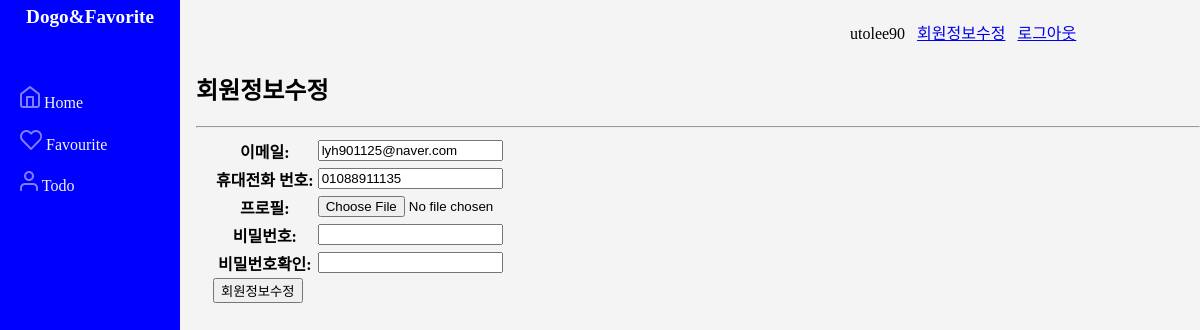
The app's page /second/changeuserinfo (signed in), older data.
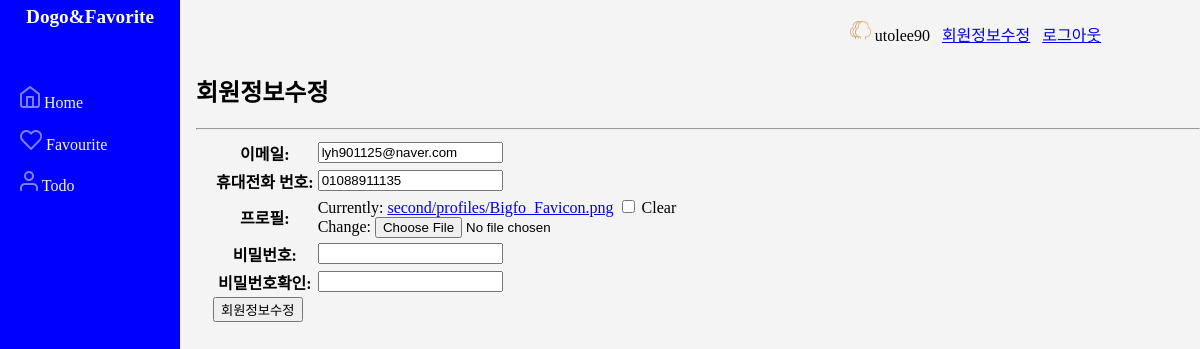
The same page, newer data.
### second/models.py (models this page shows)
class User(AbstractUser): #사용자 정보 추가 (사용자 처리는 전담.)
    phone_number=models.CharField(max_length=20, blank=True)
    profile = models.ImageField(verbose_name='user\'s profile image', null=True, blank=True, upload_to='second/profiles/')

### second/views.py (the view, shortened to what this page needs)
# urls.py: path('changeuserinfo', views.changeuserinfo, name='changeuserinfo'),
@login_required
def changeuserinfo(request):
    userinfo = User.objects.get(username=request.user.username)
    if request.method == 'GET':
        form=ChangeInfoForm(instance=userinfo)
        return render(request, "second/signup.html", {
            'form':form,
            'action':'회원정보수정'
        })

### second/forms.py
class ChangeInfoForm(SignupForm): # id 등 중요한 정보는 수정 못하게...
    def __init__(self, *args, **kwargs):
        super().__init__(*args, **kwargs)
        self.fields['password1'].label = '비밀번호'
        self.fields['password2'].label = '비밀번호확인'
        self.fields['username'].help_text = ''
        self.fields['password1'].help_text = ''
        self.fields['password2'].help_text = ''
    class Meta(SignupForm.Meta):
        model = User
        fields = ['username','email', 'phone_number', 'profile', 'password1', 'password2']
        labels = {
            'email':'이메일',
            'phone_number':'휴대전화 번호',
            'profile':'프로필'
        }
        widgets = {'username':forms.HiddenInput(),
        'password1':forms.HiddenInput(),
        'password2':forms.HiddenInput()
        }

### second/templates/second/signup.html (shortened to what this page needs)
{% extends 'second/layout.html' %}
{% block content %}
<h2>{{ action }} </h2>
<hr>
<div id='content-block'>
<form action='' method="post" enctype="multipart/form-data">
    <table>
        {{form.as_table}}
    </table>
    <input type="submit" value="{{ action }}"/>
    </form>
</div>
{% endblock %}

### second/templates/second/layout.html (shortened to what this page needs)
<!DOCTYPE html>
<html>
    <head>
{% load static %}
    </head>
    <body>
        <div id="list">
        <div class="headline">Dogo&amp;Favorite</div>
        <ul>
        <li><img src="{% static 'second/icon_home.png' %}"/> <a href="{% url 'second:index' %}">Home</a> </li>
        <li><img src="{% static 'second/icon_favorite.png' %}"/> <a href="{% url 'second:favourites' %}">Favourite</a> </li>
        <li><img src="{% static 'second/icon_todo.png' %}"/> <a href="{% url 'second:todos' %}">Todo</a></li>
    </ul>
    </div>
    <div id="contents">
        {% if request.user.is_authenticated == False %}
        <div class='block-upper'><a href="{% url 'second:login' %}">로그인</a> &nbsp;
            <a href="{% url 'second:signup' %}">회원가입</a></div>
        {% else %}
        <div class='block-upper'>
        {% if request.user.profile %}
        <img style="border-radius:50%%;width:1.3em;height:1.3em;" src="{{request.user.profile.url}}"/>
        {% endif %}
        {{request.user}} &nbsp;
        <a href="{% url 'second:changeuserinfo' %}">회원정보수정</a> &nbsp;
        <a href="{% url 'second:logout' %}">로그아웃</a></div>
        {% endif %}
        {% block content %}
        {% endblock %}
    </div>
    </body>
</html>

Row changes from the older to the newer data that the page shows:
changed User "utolee90": user.profile: picture added
Text that changed along with them:
form field as_table: (not shown) → "☐"
text no longer shown: "이메일: 휴대전화 번호: 프로필: 비밀번호: 비밀번호확인:"
text now shown: "이메일: 휴대전화 번호: 프로필: Currently: second/profiles/Bigfo_Favicon.png Clear Change: 비밀번호: 비밀번호확인:"
